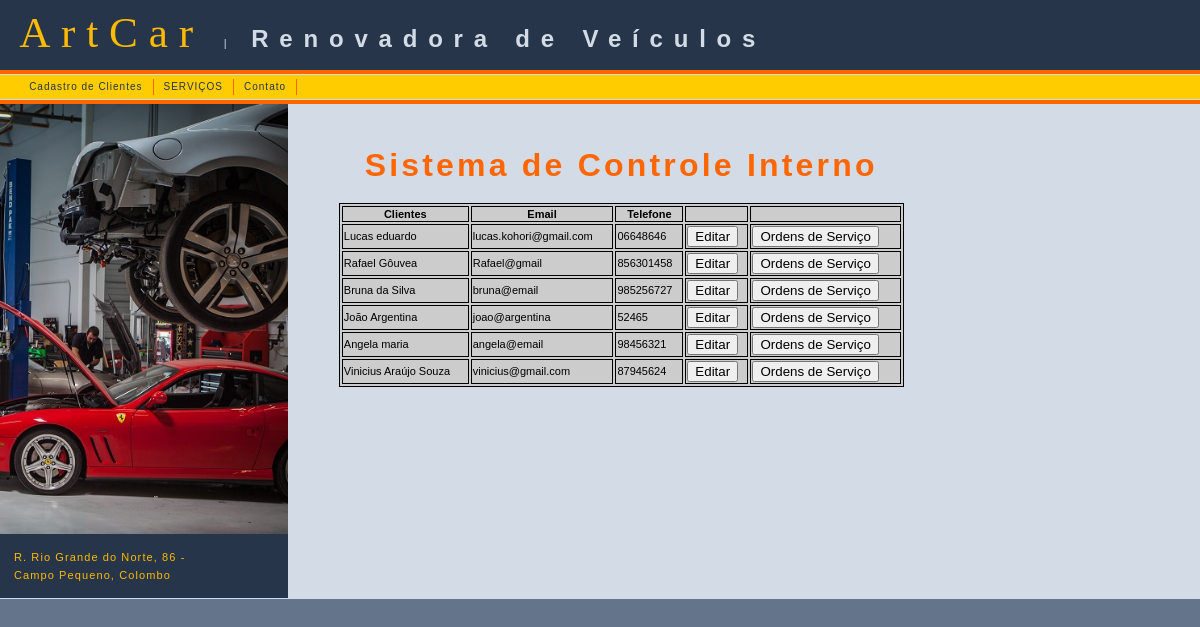
The page / on the database its author committed.
### tables this page shows
CREATE TABLE `tb_cliente` (
  `cpf_cnpj` char(11) NOT NULL,
  `nome` varchar(50) NOT NULL,
  `inscMuni` char(11) DEFAULT NULL,
  `inscEst` varchar(12) DEFAULT NULL,
  `cep` char(8) NOT NULL,
  `telefone` varchar(16) DEFAULT NULL,
  `email` varchar(32) DEFAULT NULL,
  `numero` varchar(5) DEFAULT NULL,
  `complemento` varchar(40) DEFAULT NULL,
  `dtregister` timestamp NOT NULL DEFAULT CURRENT_TIMESTAMP ON UPDATE CURRENT_TIMESTAMP
);

### index.php (the view, shortened to what this page needs)
<?php
include( "conexao.php" );
$sql="SELECT tb_cliente.cpf_cnpj, tb_cliente.nome, tb_cliente.telefone, tb_cliente.email
FROM tb_cliente";
$result=mysqli_query($conexao, $sql);
?>
<!DOCTYPE HTML PUBLIC "-//W3C//DTD HTML 4.01 Transitional//EN" "http://www.w3.org/TR/html4/loose.dtd">
<html>
<head>
<link rel="stylesheet" href="/ArtCar/BuiltIn/StarterPages/mm_training.css" type="text/css">
</head>
<body bgcolor="#64748B">
<table width="100%" border="0" cellspacing="0" cellpadding="0">
	<tr bgcolor="#26354A">
	<td width="17" nowrap><img src="/ArtCar/BuiltIn/StarterPages/mm_spacer.gif" alt="" width="15" height="1" border="0"></td>
	<td height="70" colspan="3" nowrap class="logo style3"><span class="style6">ArtCar</span> <span class="tagline">| <span class="style2">Renovadora de Ve&iacute;culos</span> </span></td>
	<td width="234">&nbsp;</td>
	<td width="129">&nbsp;</td>
	</tr>
	<tr bgcolor="#FF6600">
	<td colspan="6"><img src="/ArtCar/BuiltIn/StarterPages/mm_spacer.gif" alt="" width="1" height="4" border="0"></td>
	</tr>
	<tr bgcolor="#D3DCE6">
	<td colspan="6"><img src="/ArtCar/BuiltIn/StarterPages/mm_spacer.gif" alt="" width="1" height="1" border="0"></td>
	</tr>
	<tr bgcolor="#FFCC00">
	<td width="17" nowrap>&nbsp;</td>
	<td colspan="3" height="24">
	<table border="0" cellpadding="0" cellspacing="0" id="navigation">
        <tr>
          <td align="center" nowrap background="PROF-CADAST.html" class="navText"><a href="/ArtCar/incluir.html" class="style7">Cadastro de Clientes</a></td>
          <td align="center" nowrap background="CadastroPeca.html" class="navText"><a href="/ArtCar/servicosHTML.php" class="style1">SERVIÇOS </a></td>
          <td class="navText" align="center" nowrap><a href="contato.html" class="style1">Contato</a></td>
        </tr>
      </table>	</td>
	<td width="234">&nbsp;</td>
	<td width="129">&nbsp;</td>
	</tr>
	<tr bgcolor="#D3DCE6">
	<td colspan="6"><img src="/ArtCar/BuiltIn/StarterPages/mm_spacer.gif" alt="" width="1" height="1" border="0"></td>
	</tr>
	<tr bgcolor="#FF6600">
	<td colspan="6"><img src="/ArtCar/BuiltIn/StarterPages/mm_spacer.gif" alt="" width="1" height="4" border="0"></td>
	</tr>
	<tr bgcolor="#D3DCE6">
	<td colspan="2" valign="top" bgcolor="#26354A"><img src="/ArtCar/imagens/exotic-car-shop-scottsdale.jpg" width="288" height="430"><br>
	<table border="0" cellspacing="0" cellpadding="0" width="230">
		<tr>
		<td width="230" background="CadastroCliente.html" class="sidebarText" id="padding">R. Rio Grande do Norte, 86 - Campo Pequeno, Colombo</td>
		</tr>
	</table>	</td>
	<td width="51" valign="top"><img src="/ArtCar/BuiltIn/StarterPages/mm_spacer.gif" alt="" width="50" height="1" border="0"></td>
	<td width="596" valign="top"><br>
	<br>
	<form action="" method="post" name="form1" class="style2">
	  <div align="center" class="pageName style1">
	    <h1>Sistema de Controle Interno        </h1>
	  </div>
	</form>
	<table width="200" border="1" bordercolor="#000000" bgcolor="#CCCCCC" style="width:100%">
      <tr>
    <th>Clientes</th>
    <th>Email</th>
    <th>Telefone</th>
    <th></th>
    <th></th>
    </tr>
    <?php foreach ($result as $row) : ?>
    <tr>
      <td><?php echo $row["nome"] ?> </td>
      <td><?php echo $row["email"] ?> </td>
      <td><?php echo $row["telefone"] ?> </td>
      <td><form action="/ArtCar/alterarHTML.php" method="post">
  <button name="cpf_cnpj" type="submit" value="<?php echo $row["cpf_cnpj"] ?>">Editar</button>
</form></td></form>
	  <td><form action="/ArtCar/view.php" method="post">
  <button name="cpf_cnpj" type="submit" value="<?php echo $row["cpf_cnpj"] ?>">Ordens de Serviço</button>
</form></td></form>
    </tr>
	<?php endforeach ?>
    </table>
	<br>
	<br>	</td>
	<td width="234">&nbsp;</td>
	<td width="129">&nbsp;</td>
	</tr>
	<tr bgcolor="#D3DCE6">
	<td colspan="6"><img src="/ArtCar/BuiltIn/StarterPages/mm_spacer.gif" alt="" width="1" height="1" border="0"></td>
	</tr>
	<tr>
	<td width="17">&nbsp;</td>
	<td width="239">&nbsp;</td>
	<td width="51">&nbsp;</td>
	<td width="596">&nbsp;</td>
	<td width="234">&nbsp;</td>
	<td width="129">&nbsp;</td>
	</tr>
</table>
</body>
</html>

### BuiltIn/StarterPages/mm_training.css (style rules this page uses)
body { margin:0px; }
td { font:11px Arial, Helvetica, sans-serif; color:#000000; }
a { color: #FF6600; font-weight:bold; text-decoration:none; }
#navigation a { font:10px Arial, Helvetica, sans-serif; color: #26354A; text-decoration: none; letter-spacing:.1em; line-height:16px; display:block; padding: 0px 10px; border-right:1px solid #FF6600; }
#padding { padding:14px; }
.logo { font:24px Times New Roman, Times, serif; color: #FFBA00; letter-spacing:.3em; line-height:26px; }
.tagline { font: 11px Arial, Helvetica, sans-serif; color: #D3DCE6; line-height:16px; }
.pageName { font:24px Arial, Helvetica, sans-serif; color: #FF6600; letter-spacing:.2em; line-height:32px; }
.navText { font:10px Arial, Helvetica, sans-serif; color: #26354A; letter-spacing:.1em; line-height:16px; }
.sidebarText { font:11px Arial, Helvetica, sans-serif; color: #FFBA00; letter-spacing:.1em; line-height:18px; }

### index.php (style rules this page uses)
.style2 { font-size: 24px; font-weight: bold; }
.style3 { font-size: 36px }
.style6 { font-size: larger }
.style7 { font-size: 14px; }

### rows shown on the page
tb_cliente: nome "Lucas eduardo", email "lucas.kohori@gmail.com", telefone "06648646", $row["cpf_cnpj"] 00000000001 (drawn)
tb_cliente: nome "Rafael Gôuvea", email "Rafael@gmail", telefone "856301458", $row["cpf_cnpj"] 00000000002 (drawn)
tb_cliente: nome "Bruna da Silva", email "bruna@email", telefone "985256727", $row["cpf_cnpj"] 00000000003 (drawn)
tb_cliente: nome "João Argentina", email "joao@argentina", telefone "52465", $row["cpf_cnpj"] 00000000004 (drawn)
tb_cliente: nome "Angela maria", email "angela@email", telefone "98456321", $row["cpf_cnpj"] 00000000005 (drawn)
tb_cliente: nome "Vinicius Araújo Souza", email "vinicius@gmail.com", telefone "87945624", $row["cpf_cnpj"] 00000000006 (drawn)
